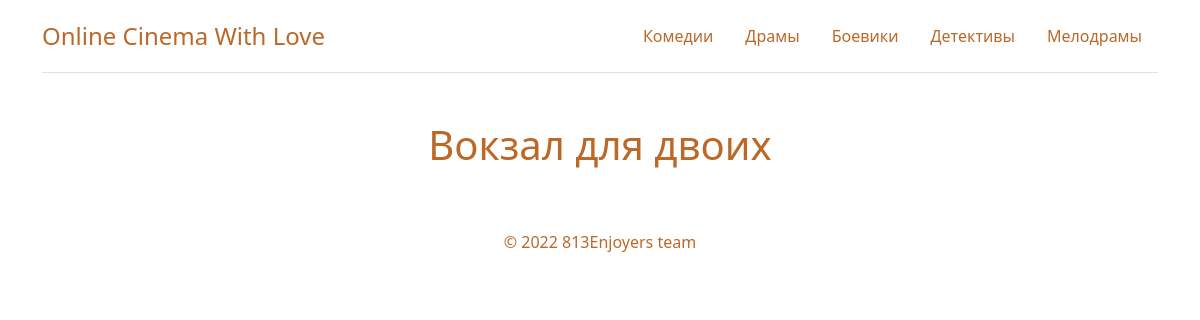
Screenshot of /player/4/ with the database file from the repository.
### torrentCinema/models.py (models this page shows, shortened)
class Category(models.Model):
    name = models.CharField(max_length=255,verbose_name='Название')
    maincategory = models.BooleanField(default=True, verbose_name='Главная категория')
    class Meta:
        verbose_name = 'Категория'
        verbose_name_plural = 'Категории'

class Film(models.Model):
    name = models.CharField(max_length=255, verbose_name='Название')
    description = models.TextField(verbose_name='Описание')
    releaseDate = models.DateField(null=True, verbose_name='Дата Публикации')
    rating = models.IntegerField( null=True, verbose_name='Рейтинг')
    from_torrent = models.BooleanField(null=True, default=True, verbose_name='Загрузка с торрента')
    imagePath = models.TextField(null=True, verbose_name='Путь до постера')
    magnet = models.TextField(max_length=1024, null=True, verbose_name='Магнет ссылка')
    category = models.ForeignKey(Category, on_delete=models.SET_NULL, null=True, verbose_name='Категория')
    class Meta:
        verbose_name = 'Фильм'
        verbose_name_plural = 'Фильмы'

### torrentCinema/views.py (the view)
# urls.py: path('player/<int:filmId>/', views.player, name='player')
def player(request, filmId):
    p = Category.objects.filter(maincategory=True)
    film = Film.objects.get(pk=filmId)
    return render(request, 'main/player.html', {'film': film,"cat_list": p})

### torrentCinema/templates/main/player.html (shortened to what this page needs)
{% extends 'main/base.html' %}
{% block description %}
{{ film.name }}
{% endblock %}
{% block content %}
    <footer class="footer-nongrad">
        <p>© 2022 813Enjoyers team
        </p>
    </footer>
{% endblock %}

### torrentCinema/templates/main/base.html (shortened to what this page needs)
{% load static %}
<!doctype html>
<html lang="en">
<head>
    <link rel="stylesheet" href="{% static 'css/genre-pages.css'%}" type="text/css">
    <link href="https://cdn.jsdelivr.net/npm/bootstrap@5.2.0-beta1/dist/css/bootstrap.min.css" rel="stylesheet">
</head>
<body>
<main id="scrollbar">
    <div id="navigation" class="container header">
        <header class="d-flex flex-wrap justify-content-center py-3 border-bottom">
            <a href="/" class="d-flex align-items-center mb-3 mb-md-0 me-md-auto text-dark text-decoration-none">
                <span class="fs-4" style="color: #bb6829">Online Cinema With Love</span></a>
            <ul class="nav nav-pills">
                {% for category in cat_list %}
                <li class="nav-item"><a href="/genre/{{category.id}}" class="nav-link" aria-current="page" style="color: #bb6829">{{category.name}}</a></li>
                {% endfor %}
            </ul>
        </header>
    </div>
    <section id="description" class="text-center container">
        <div class="row py-lg-5">
            <div class="col-lg-6 col-md-8 mx-auto">
                <section class="description">
                    <h1>{% block description %}{% endblock %}</h1>
                </section>
            </div>
        </div>
    </section>
    {% block content %}{% endblock %}
</main>
</body>
</html>

### static/css/genre-pages.css (style rules this page uses)
* { box-sizing: border-box; }
#navigation { position: sticky; top: 0; background-color: white; z-index: 10000; }
.description { color: #bb6829; position: relative; width: 100%; display: flex; justify-content: center; align-items: center; }
.footer-nongrad { width: 100%; padding-bottom: 25px; display: flex; justify-content: center; align-items: center; padding: 5px; color: #bb6829; }

### torrentCinema/templates/main/base.html (style rules this page uses)
a { text-decoration: none; }

### rows the page displays
Category: name "Комедии"
Category: name "Драмы"
Category: name "Боевики"
Category: name "Детективы"
Category: name "Мелодрамы"
Film: name "Вокзал для двоих"
